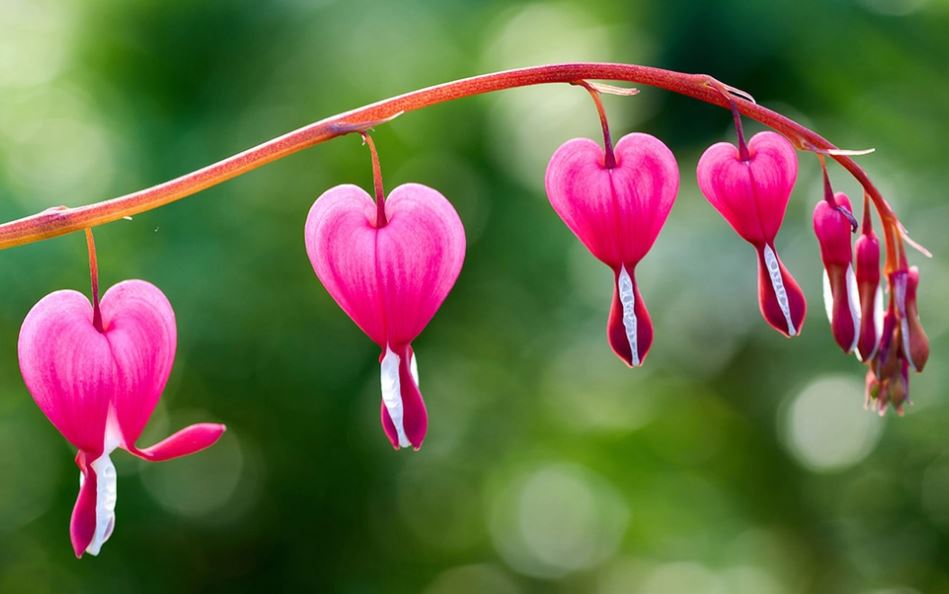
//> input picture Basic_Image_Processing_Operations/Capture.JPG, 949 x 594 px
$ ./main   (built with g++ and OpenCV 4)
//> lines starting //> are read from the running program, lines starting //| are printed output that depends on the picture
#include <opencv2/opencv.hpp>
#include <iostream>
using namespace std;
using namespace cv;


int main()
{
	Mat img = imread("Capture.jpg");
//> img is the input picture: 594 rows x 949 cols, CV_8UC3; mean B, G, R 71.6, 106.5, 104.1
	if (img.empty())
	{
		cout << "Error opening the file";
		return -1;
	}

	// resolution

	Mat lowRes, highRes;
	resize(img, lowRes, Size(img.cols / 2, img.rows / 2));
	resize(img, highRes, Size(img.cols * 2, img.rows * 2));

	// brightness adjustment

	Mat brightUp, brightDown;
	img.convertTo(brightUp, -1, 1, 50);
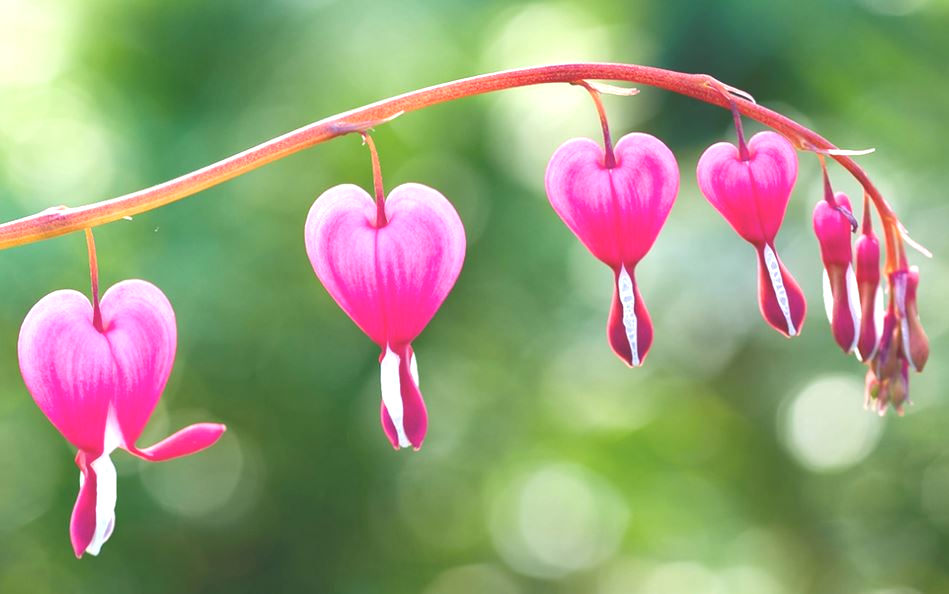
//> brightUp: 594 rows x 949 cols, CV_8UC3; mean B, G, R 120.7, 156.1, 149.2
	img.convertTo(brightDown, -1, 1, -50);
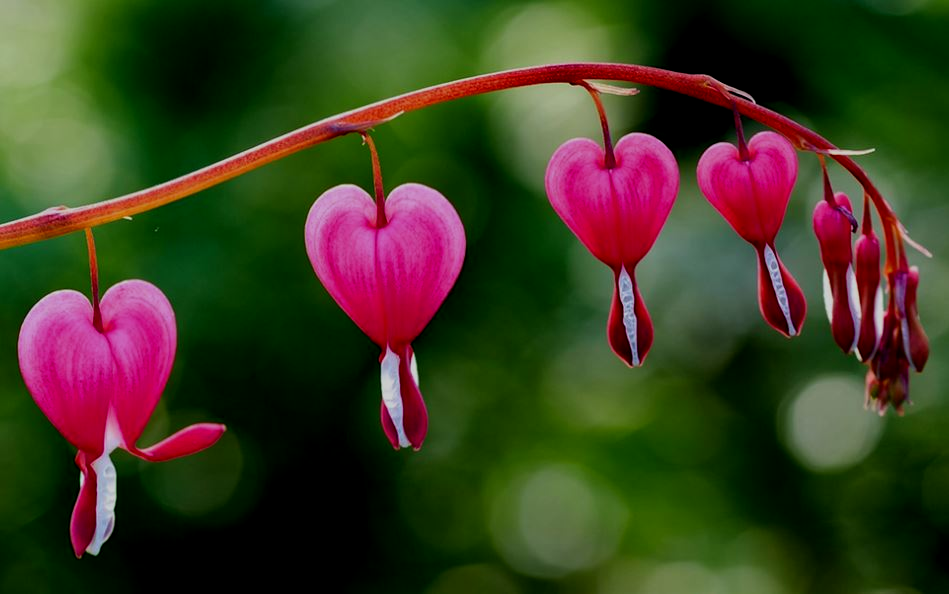
//> brightDown: 594 rows x 949 cols, CV_8UC3; mean B, G, R 33.4, 60, 59.9

	// contrast adjustment

	Mat contrastHigh, constrastLow;
	img.convertTo(contrastHigh, -1, 1.5, 0);
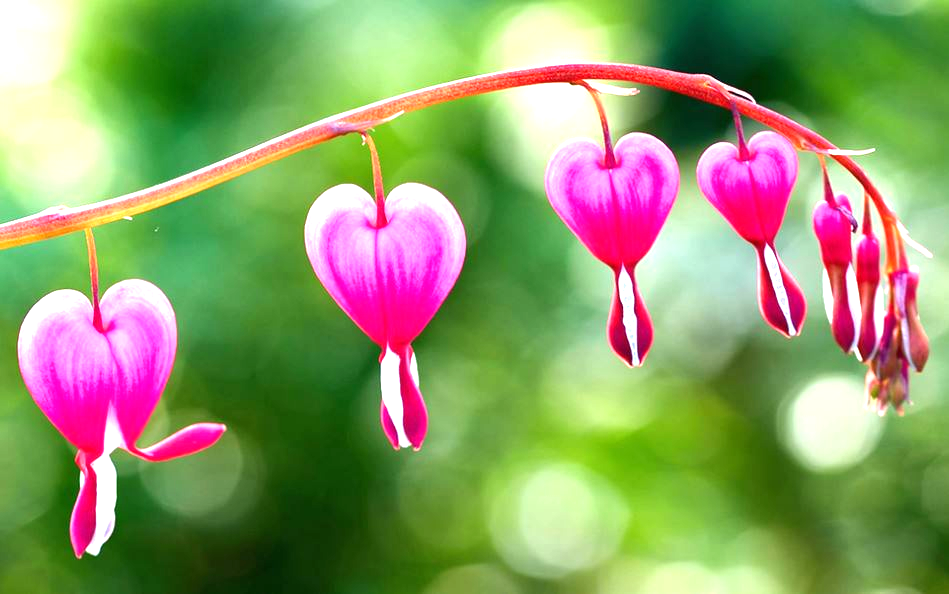
//> contrastHigh: 594 rows x 949 cols, CV_8UC3; mean B, G, R 103, 155.9, 139.8
	img.convertTo(constrastLow, -1, 0.5, 0);
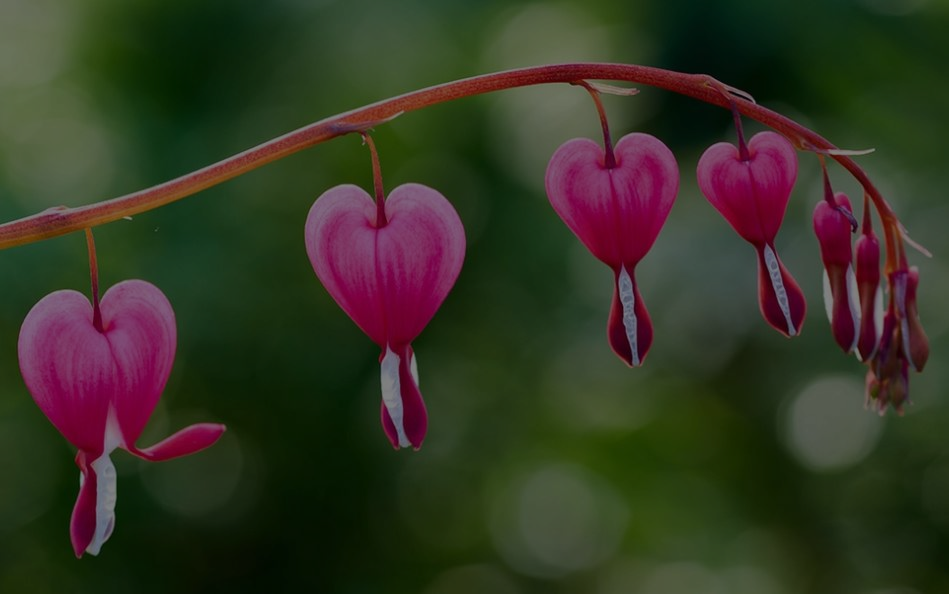
//> constrastLow: 594 rows x 949 cols, CV_8UC3; mean B, G, R 35.8, 53.3, 52.1

	// show results

	imshow("Origianl Image", img);

	//Resolution

	imshow("Low Resolution", lowRes);
	imshow("High Resolution", highRes);

	// brightness

	imshow("High Brightness", brightUp);
	imshow("Low Brightness", brightDown);

	// contrast

	imshow("Low Contrast", constrastLow);
	imshow("High Contrast", constrastLow);

	waitKey(0);
	destroyAllWindows();

	return 0;


}
